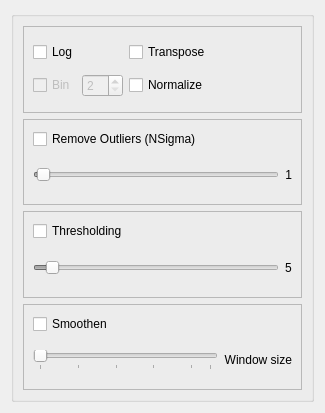
          <widget class="QWidget" name="page_2">
           <property name="geometry">
            <rect>
             <x>0</x>
             <y>0</y>
             <width>325</width>
             <height>413</height>
            </rect>
           </property>
           <attribute name="label">
            <string>Image Processing</string>
           </attribute>
           <layout class="QGridLayout" name="gridLayout_8">
            <item row="0" column="0">
             <widget class="QGroupBox" name="groupBox">
              <property name="title">
               <string/>
              </property>
              <layout class="QGridLayout" name="gridLayout_24">
               <item row="3" column="0">
                <widget class="QFrame" name="frame_2">
                 <property name="frameShape">
                  <enum>QFrame::StyledPanel</enum>
                 </property>
                 <property name="frameShadow">
                  <enum>QFrame::Raised</enum>
                 </property>
                 <layout class="QGridLayout" name="gridLayout_3">
                  <item row="0" column="0">
                   <widget class="QCheckBox" name="cb_smooth">
                    <property name="toolTip">
                     <string>uses savgol_filter to smooth data</string>
                    </property>
                    <property name="text">
                     <string>Smoothen</string>
                    </property>
                   </widget>
                  </item>
                  <item row="1" column="0">
                   <layout class="QHBoxLayout" name="horizontalLayout_4">
                    <item>
                     <widget class="QSlider" name="hs_smooth_size">
                      <property name="enabled">
                       <bool>false</bool>
                      </property>
                      <property name="minimum">
                       <number>3</number>
                      </property>
                      <property name="maximum">
                       <number>12</number>
                      </property>
                      <property name="singleStep">
                       <number>2</number>
                      </property>
                      <property name="pageStep">
                       <number>2</number>
                      </property>
                      <property name="value">
                       <number>3</number>
                      </property>
                      <property name="orientation">
                       <enum>Qt::Horizontal</enum>
                      </property>
                      <property name="tickPosition">
                       <enum>QSlider::TicksBelow</enum>
                      </property>
                      <property name="tickInterval">
                       <number>2</number>
                      </property>
                     </widget>
                    </item>
                    <item>
                     <widget class="QLabel" name="smooth_winow_size">
                      <property name="text">
                       <string>Window size</string>
                      </property>
                      <property name="alignment">
                       <set>Qt::AlignRight|Qt::AlignTrailing|Qt::AlignVCenter</set>
                      </property>
                     </widget>
                    </item>
                   </layout>
                  </item>
                 </layout>
                </widget>
               </item>
               <item row="1" column="0">
                <widget class="QFrame" name="frame_4">
                 <property name="frameShape">
                  <enum>QFrame::StyledPanel</enum>
                 </property>
                 <property name="frameShadow">
                  <enum>QFrame::Raised</enum>
                 </property>
                 <layout class="QGridLayout" name="gridLayout_25">
                  <item row="0" column="0">
                   <layout class="QGridLayout" name="gridLayout_21">
                    <item row="0" column="0">
                     <widget class="QCheckBox" name="cb_remove_outliers">
                      <property name="text">
                       <string>Remove Outliers (NSigma)</string>
                      </property>
                     </widget>
                    </item>
                    <item row="1" column="0">
                     <layout class="QHBoxLayout" name="horizontalLayout">
                      <item>
                       <widget class="QSlider" name="hs_nsigma">
                        <property name="enabled">
                         <bool>false</bool>
                        </property>
                        <property name="styleSheet">
                         <string notr="true">border-color: rgb(0, 85, 255);</string>
                        </property>
                        <property name="maximum">
                         <number>200</number>
                        </property>
                        <property name="value">
                         <number>3</number>
                        </property>
                        <property name="orientation">
                         <enum>Qt::Horizontal</enum>
                        </property>
                       </widget>
                      </item>
                      <item>
                       <widget class="QLabel" name="label_nsigma">
                        <property name="text">
                         <string>1</string>
                        </property>
                        <property name="alignment">
                         <set>Qt::AlignRight|Qt::AlignTrailing|Qt::AlignVCenter</set>
                        </property>
                       </widget>
                      </item>
                     </layout>
                    </item>
                   </layout>
                  </item>
                 </layout>
                </widget>
               </item>
               <item row="2" column="0">
                <widget class="QFrame" name="frame_3">
                 <property name="frameShape">
                  <enum>QFrame::StyledPanel</enum>
                 </property>
                 <property name="frameShadow">
                  <enum>QFrame::Raised</enum>
                 </property>
                 <layout class="QGridLayout" name="gridLayout_26">
                  <item row="0" column="0">
                   <layout class="QGridLayout" name="gridLayout_5">
                    <item row="0" column="0">
                     <layout class="QHBoxLayout" name="horizontalLayout_3">
                      <item>
                       <widget class="QCheckBox" name="cb_remove_bg">
                        <property name="text">
                         <string>Thresholding</string>
                        </property>
                       </widget>
                      </item>
                     </layout>
                    </item>
                    <item row="1" column="0">
                     <layout class="QHBoxLayout" name="horizontalLayout_2">
                      <item>
                       <widget class="QSlider" name="hs_bg_threshold">
                        <property name="enabled">
                         <bool>false</bool>
                        </property>
                        <property name="maximum">
                         <number>100</number>
                        </property>
                        <property name="singleStep">
                         <number>5</number>
                        </property>
                        <property name="pageStep">
                         <number>5</number>
                        </property>
                        <property name="value">
                         <number>5</number>
                        </property>
                        <property name="orientation">
                         <enum>Qt::Horizontal</enum>
                        </property>
                       </widget>
                      </item>
                      <item>
                       <widget class="QLabel" name="label_bg_threshold">
                        <property name="text">
                         <string>5</string>
                        </property>
                       </widget>
                      </item>
                     </layout>
                    </item>
                   </layout>
                  </item>
                 </layout>
                </widget>
               </item>
               <item row="0" column="0">
                <widget class="QFrame" name="frame">
                 <property name="frameShape">
                  <enum>QFrame::StyledPanel</enum>
                 </property>
                 <property name="frameShadow">
                  <enum>QFrame::Raised</enum>
                 </property>
                 <layout class="QGridLayout" name="gridLayout_28">
                  <item row="0" column="0">
                   <widget class="QCheckBox" name="cb_log">
                    <property name="toolTip">
                     <string>Covert image dat to log values.</string>
                    </property>
                    <property name="styleSheet">
                     <string notr="true"/>
                    </property>
                    <property name="text">
                     <string>Log </string>
                    </property>
                    <property name="checked">
                     <bool>false</bool>
                    </property>
                   </widget>
                  </item>
                  <item row="0" column="1">
                   <widget class="QCheckBox" name="cb_transpose">
                    <property name="toolTip">
                     <string>Reverse the arrays. 012 will be 210</string>
                    </property>
                    <property name="layoutDirection">
                     <enum>Qt::LeftToRight</enum>
                    </property>
                    <property name="text">
                     <string>Transpose</string>
                    </property>
                   </widget>
                  </item>
                  <item row="1" column="0">
                   <layout class="QHBoxLayout" name="horizontalLayout_9">
                    <item>
                     <widget class="QCheckBox" name="sb_bin">
                      <property name="enabled">
                       <bool>false</bool>
                      </property>
                      <property name="sizePolicy">
                       <sizepolicy hsizetype="Fixed" vsizetype="Fixed">
                        <horstretch>0</horstretch>
                        <verstretch>0</verstretch>
                       </sizepolicy>
                      </property>
                      <property name="text">
                       <string>Bin</string>
                      </property>
                     </widget>
                    </item>
                    <item>
                     <widget class="QSpinBox" name="sb_bin_val">
                      <property name="enabled">
                       <bool>false</bool>
                      </property>
                      <property name="sizePolicy">
                       <sizepolicy hsizetype="Fixed" vsizetype="Fixed">
                        <horstretch>0</horstretch>
                        <verstretch>0</verstretch>
                       </sizepolicy>
                      </property>
                      <property name="styleSheet">
                       <string notr="true">font: 10pt &quot;MS Shell Dlg 2&quot;;</string>
                      </property>
                      <property name="minimum">
                       <number>2</number>
                      </property>
                      <property name="maximum">
                       <number>16</number>
                      </property>
                      <property name="singleStep">
                       <number>2</number>
                      </property>
                      <property name="value">
                       <number>2</number>
                      </property>
                     </widget>
                    </item>
                   </layout>
                  </item>
                  <item row="1" column="1">
                   <widget class="QCheckBox" name="cb_norm">
                    <property name="toolTip">
                     <string>Intensity Normalization with the last Frame.</string>
                    </property>
                    <property name="text">
                     <string>Normalize</string>
                    </property>
                   </widget>
                  </item>
                 </layout>
                </widget>
               </item>
              </layout>
             </widget>
            </item>
           </layout>
          </widget>
